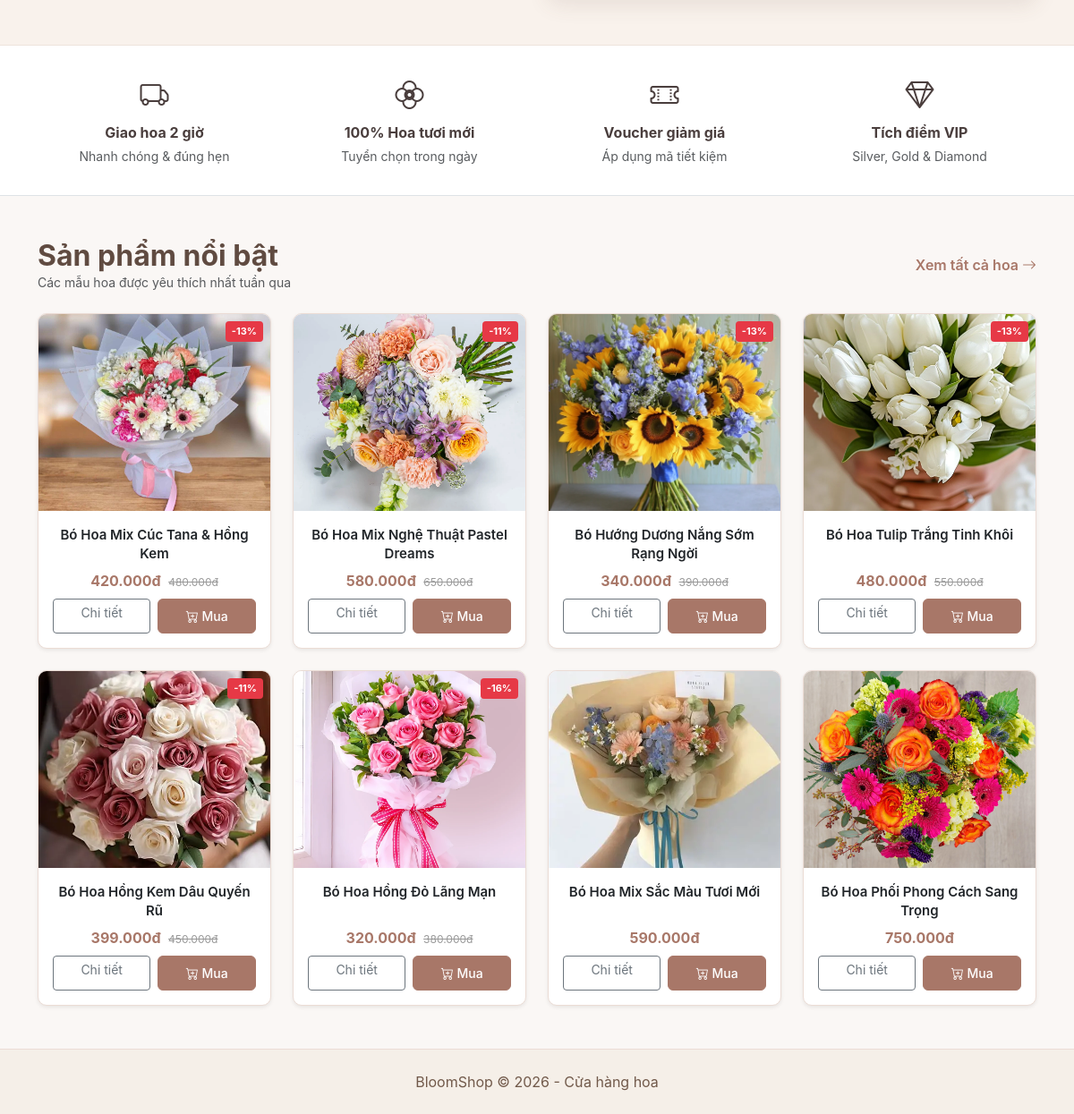
Before: / (lower part) with the older database file.
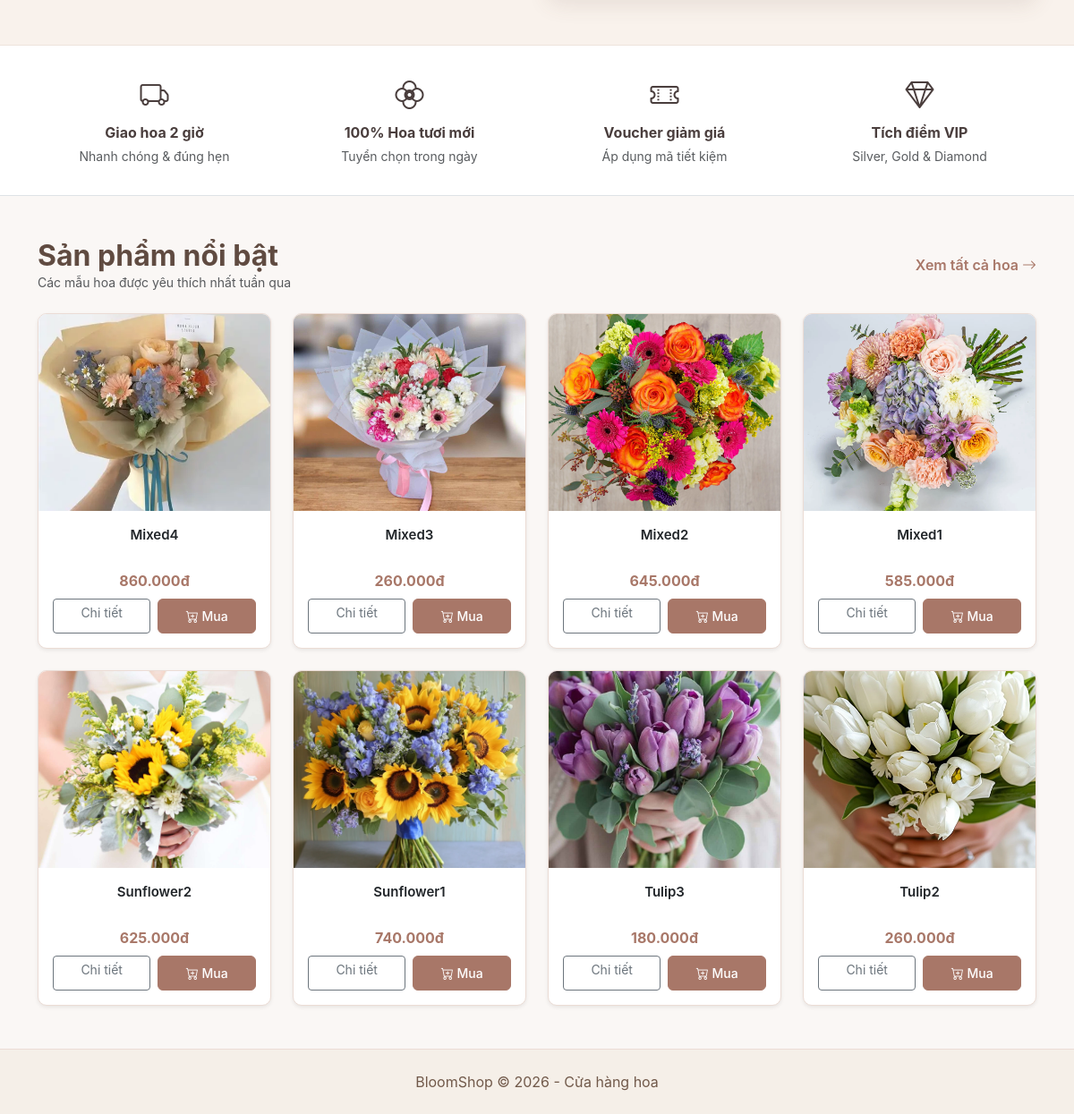
After: the same page with the newer database file.
### tables this page shows
CREATE TABLE `sanpham` (
  `id` int(11) NOT NULL AUTO_INCREMENT,
  `name` varchar(150) NOT NULL,
  `price` decimal(12,2) NOT NULL,
  `image` varchar(255) NOT NULL,
  `id_dm` int(11) NOT NULL,
  `sale_price` decimal(12,2) DEFAULT NULL,
  `is_sale` tinyint(1) DEFAULT 0,
  `description` text DEFAULT NULL,
  PRIMARY KEY (`id`),
  KEY `id_dm` (`id_dm`),
  CONSTRAINT `sanpham_ibfk_1` FOREIGN KEY (`id_dm`) REFERENCES `danhmuc` (`id`)
);

### controller/BaseController.php (called while the page is built, shortened)
<?php
class BaseController
{
    public function renderView($view_file, $data_truyen = [])
    {
        $asset_dir = file_exists('view/css/style.css') ? 'view' : (file_exists('../view/css/style.css') ? '../view' : 'view');
        extract($data_truyen);
        include __DIR__ . "/../view/header.php";
        include __DIR__ . "/../view/" . $view_file;
        include __DIR__ . "/../view/footer.php";
        exit;
    }
}

### controller/SanPhamController.php (called while the page is built, shortened)
<?php
require_once __DIR__ . '/BaseController.php';
require_once __DIR__ . '/../model/SanPhamModel.php';
class SanPhamController extends BaseController
{
    private $sanPhamModel;
    public function __construct()
    {
        $this->sanPhamModel = new SanPhamModel();
    }
    public function trangChu()
    {
        $sanpham = $this->sanPhamModel->getFeaturedProducts(8);
        $this->renderView('trangchu.php', [
            'sanpham' => $sanpham
        ]);
    }
}

### model/BaseModel.php (called while the page is built, shortened)
<?php
class BaseModel extends database
{
    private static $cached_conn = null;
    protected function get_conn()
    {
        if (self::$cached_conn === null) {
            self::$cached_conn = $this->connection_database();
        }
        return self::$cached_conn;
    }
    public function queryAll($sql, $params = [])
    {
        $conn = $this->get_conn();
        $stmt = $conn->prepare($sql);
        $stmt->execute($params);
        return $stmt->fetchAll(PDO::FETCH_ASSOC);
    }
    public function readitem($sql, $params = [])
    {
        return $this->queryAll($sql, $params);
    }
}

### model/SanPhamModel.php (called while the page is built, shortened)
<?php
require_once __DIR__ . '/BaseModel.php';
class SanPhamModel extends BaseModel
{
    public function getFeaturedProducts($limit = 8)
    {
        $sql = "SELECT * FROM sanpham ORDER BY is_sale DESC, id DESC LIMIT " . (int)$limit;
        return $this->readitem($sql);
    }
}

### view/_product_cards.php (the view, shortened to what this page needs)
<div class="row g-2 g-md-3 g-lg-4">
    <?php if (!empty($sanpham)) { ?>
        <?php foreach ($sanpham as $sp) {
            $has_sale = (!empty($sp['is_sale']) && !empty($sp['sale_price']) && $sp['sale_price'] < $sp['price']);
            $current_price = $has_sale ? $sp['sale_price'] : $sp['price'];
            $discount_pct = $has_sale ? round((($sp['price'] - $sp['sale_price']) / $sp['price']) * 100) : 0;
        ?>
            <div class="col-6 col-md-4 col-lg-3">
                <div class="card h-100 product-card position-relative border-0 shadow-sm">
                    <?php if ($has_sale) { ?>
                        <span class="badge-sale">-<?= $discount_pct ?>%</span>
                    <?php } ?>
                    <a href="index.php?act=chitiettsp&id=<?= $sp['id'] ?>" class="text-decoration-none d-block overflow-hidden">
                        <img class="card-img-top product-image" src="<?= $asset_dir ?>/image/sanpham/<?= htmlspecialchars($sp['image']) ?>" alt="<?= htmlspecialchars($sp['name']) ?>" onerror="this.src='<?= $asset_dir ?>/image/banner.jpg'">
                    </a>
                    <div class="card-body d-flex flex-column text-center p-2 p-md-3">
                        <h6 class="card-title mb-1 mb-md-2">
                            <a href="index.php?act=chitiettsp&id=<?= $sp['id'] ?>" class="text-dark text-decoration-none fw-semibold product-title-link">
                                <?= htmlspecialchars($sp['name']) ?>
                            </a>
                        </h6>
                        <div class="mt-auto">
                            <div class="mb-2">
                                <span class="price-text"><?= number_format($current_price, 0, ',', '.') ?>đ</span>
                                <?php if ($has_sale) { ?>
                                    <span class="old-price ms-1 d-none d-sm-inline"><?= number_format($sp['price'], 0, ',', '.') ?>đ</span>
                                <?php } ?>
                            </div>
                            <div class="d-flex gap-1 gap-md-2 justify-content-center">
                                <a href="index.php?act=chitiettsp&id=<?= $sp['id'] ?>" class="btn btn-outline-secondary btn-sm flex-fill px-1 px-md-2 text-nowrap">
                                    Chi tiết
                                </a>
                                <form method="POST" action="index.php?act=themgiohang" class="m-0 flex-fill">
                                    <button type="submit" name="themgiohang" class="btn btn-bloom btn-sm w-100 px-1 px-md-2 text-nowrap" title="Thêm vào giỏ hàng">
                                        <i class="bi bi-cart-plus"></i> <span class="d-none d-sm-inline">Mua</span>
                                    </button>
                                </form>
                            </div>
                        </div>
                    </div>
                </div>
            </div>
        <?php } ?>
    <?php } ?>
</div>

Changed rows visible on the page:
no longer on this page (row edited): sanpham: discount_pct "11", image (picture), name "Bó Hoa Hồng Kem Dâu Quyến Rũ", current_price "399.000", price "450.000"
no longer on this page (row edited): sanpham: discount_pct "16", image (picture), name "Bó Hoa Hồng Đỏ Lãng Mạn", current_price "320.000", price "380.000"
changed sanpham: name "Bó Hoa Mix Sắc Màu Tươi Mới" → "Mixed4"; current_price "590.000" → "860.000"; moves up the list
changed sanpham: name "Bó Hoa Mix Cúc Tana & Hồng Kem" → "Mixed3"; current_price "420.000" → "260.000"; is_sale 1 → 0 (drawn); discount_pct "13" → (not shown); price "480.000" → (not shown)
changed sanpham: name "Bó Hoa Phối Phong Cách Sang Trọng" → "Mixed2"; current_price "750.000" → "645.000"; moves up the list
changed sanpham: name "Bó Hoa Mix Nghệ Thuật Pastel Dreams" → "Mixed1"; current_price "580.000" → "585.000"; is_sale 1 → 0 (drawn); discount_pct "11" → (not shown); price "650.000" → (not shown)
now on this page (row edited): sanpham: image (picture), name "Sunflower2", current_price "625.000"
changed sanpham: name "Bó Hướng Dương Nắng Sớm Rạng Ngời" → "Sunflower1"; current_price "340.000" → "740.000"; is_sale 1 → 0 (drawn); discount_pct "13" → (not shown); price "390.000" → (not shown)
now on this page (row edited): sanpham: image (picture), name "Tulip3", current_price "180.000"
changed sanpham: name "Bó Hoa Tulip Trắng Tinh Khôi" → "Tulip2"; current_price "480.000" → "260.000"; is_sale 1 → 0 (drawn); discount_pct "13" → (not shown); price "550.000" → (not shown)
